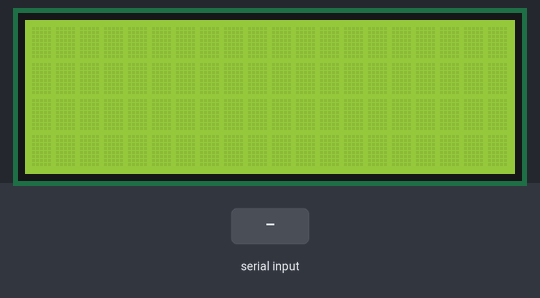
Bench run of a sketch on a simulated Arduino Uno, built with avr-gcc and run on an emulated ATmega328P. On the bench: 20×4 character LCD. The test bench sets the inputs (shaded band).

Above: at 1.2 s.
1.3 s: "1" received over Serial
2.9 s: "0" received over Serial
At 3.8 s:
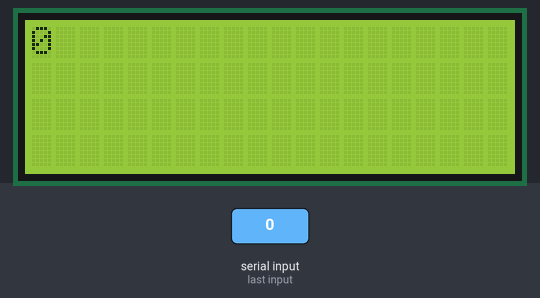
4.5 s: "2" received over Serial
Timing chart, 0 to 7.5 s (numbered marks = the images above; inputs shaded):
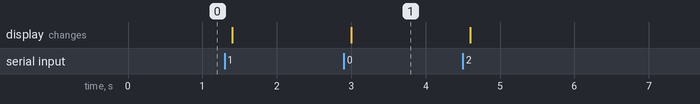

The sketch:

SerialDisplay.ino
```cpp
/*
 * Displays text sent over the serial port (e.g. from the Serial Monitor) on
 * an attached LCD.
 */
#include <Wire.h>
#include <LiquidCrystal.h>

LiquidCrystal lcd(7, 6, 5, 4, 3, 2);


  // set the LCD address to 0x38

void setup()
{
  lcd.begin (20,4);
  Serial.begin(9600);
}

void loop()
{
  // when characters arrive over the serial port...
  if (Serial.available())
  {
    // wait a bit for the entire message to arrive
    delay(100);
    // clear the screen
    lcd.clear();
    // read all the available characters
    while (Serial.available() > 0)
    {
      // display each character to the LCD
      lcd.write(Serial.read());
    }
  }
}
```

Measured:
- after the input at 2.9 s, the display: changes after 0.10 s (image 1)
